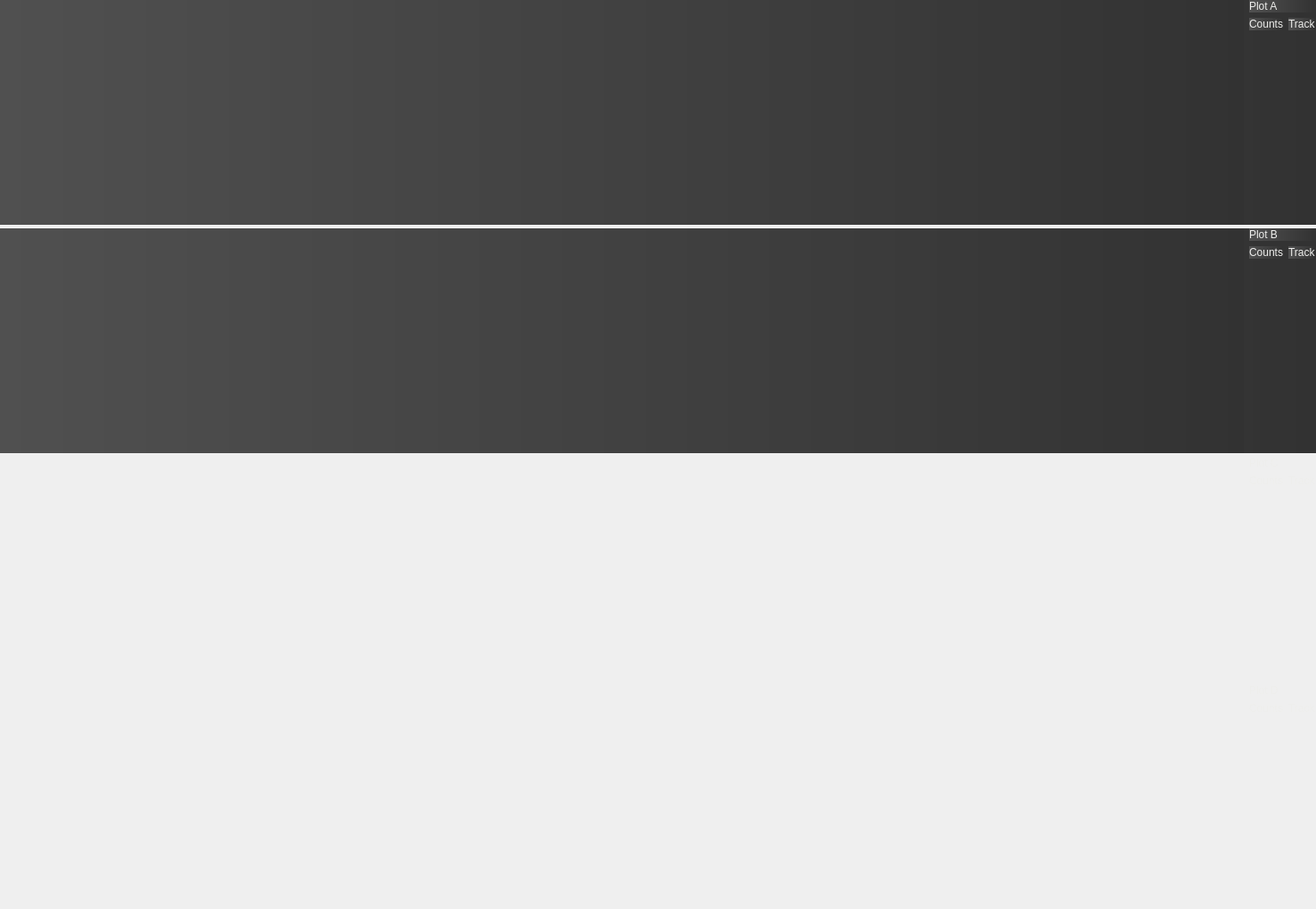
             <widget class="QWidget" name="scrollAreaWidgetContents">
              <property name="geometry">
               <rect>
                <x>0</x>
                <y>0</y>
                <width>1476</width>
                <height>1019</height>
               </rect>
              </property>
              <layout class="QVBoxLayout" name="verticalLayout_18">
               <property name="spacing">
                <number>4</number>
               </property>
               <property name="leftMargin">
                <number>0</number>
               </property>
               <property name="topMargin">
                <number>0</number>
               </property>
               <property name="rightMargin">
                <number>0</number>
               </property>
               <property name="bottomMargin">
                <number>0</number>
               </property>
               <item>
                <widget class="QWidget" name="plotAwid" native="true">
                 <property name="styleSheet">
                  <string notr="true">background-color: qlineargradient(spread:pad, x1:0, y1:0, x2:1, y2:0, stop:0 rgba(80, 80, 80, 255), stop:1 rgba(50, 50, 50, 255));</string>
                 </property>
                 <layout class="QHBoxLayout" name="horizontalLayout_2">
                  <property name="leftMargin">
                   <number>0</number>
                  </property>
                  <property name="topMargin">
                   <number>0</number>
                  </property>
                  <property name="rightMargin">
                   <number>0</number>
                  </property>
                  <property name="bottomMargin">
                   <number>0</number>
                  </property>
                  <item>
                   <widget class="QCustomPlot" name="PlotA" native="true">
                    <property name="sizePolicy">
                     <sizepolicy hsizetype="Expanding" vsizetype="Expanding">
                      <horstretch>0</horstretch>
                      <verstretch>0</verstretch>
                     </sizepolicy>
                    </property>
                    <property name="styleSheet">
                     <string notr="true"/>
                    </property>
                    <layout class="QVBoxLayout" name="verticalLayout_10"/>
                   </widget>
                  </item>
                  <item>
                   <layout class="QVBoxLayout" name="verticalLayout_13">
                    <item>
                     <widget class="QLabel" name="label_6">
                      <property name="styleSheet">
                       <string notr="true">color: rgb(238, 238, 236);</string>
                      </property>
                      <property name="text">
                       <string>Plot A</string>
                      </property>
                     </widget>
                    </item>
                    <item>
                     <layout class="QFormLayout" name="trackFL_A">
                      <item row="0" column="0">
                       <widget class="QLabel" name="label_17">
                        <property name="styleSheet">
                         <string notr="true">color: rgb(238, 238, 236);</string>
                        </property>
                        <property name="text">
                         <string>Counts</string>
                        </property>
                       </widget>
                      </item>
                      <item row="0" column="1">
                       <widget class="QLabel" name="label_20">
                        <property name="styleSheet">
                         <string notr="true">color: rgb(238, 238, 236);</string>
                        </property>
                        <property name="text">
                         <string>Track</string>
                        </property>
                       </widget>
                      </item>
                     </layout>
                    </item>
                    <item>
                     <spacer name="verticalSpacer_9">
                      <property name="orientation">
                       <enum>Qt::Vertical</enum>
                      </property>
                      <property name="sizeHint" stdset="0">
                       <size>
                        <width>20</width>
                        <height>40</height>
                       </size>
                      </property>
                     </spacer>
                    </item>
                   </layout>
                  </item>
                 </layout>
                </widget>
               </item>
               <item>
                <widget class="QWidget" name="plotBwid" native="true">
                 <property name="styleSheet">
                  <string notr="true">background-color: qlineargradient(spread:pad, x1:0, y1:0, x2:1, y2:0, stop:0 rgba(80, 80, 80, 255), stop:1 rgba(50, 50, 50, 255));</string>
                 </property>
                 <layout class="QHBoxLayout" name="horizontalLayout_5">
                  <property name="leftMargin">
                   <number>0</number>
                  </property>
                  <property name="topMargin">
                   <number>0</number>
                  </property>
                  <property name="rightMargin">
                   <number>0</number>
                  </property>
                  <property name="bottomMargin">
                   <number>0</number>
                  </property>
                  <item>
                   <widget class="QCustomPlot" name="PlotB" native="true">
                    <property name="sizePolicy">
                     <sizepolicy hsizetype="Expanding" vsizetype="Expanding">
                      <horstretch>0</horstretch>
                      <verstretch>0</verstretch>
                     </sizepolicy>
                    </property>
                    <layout class="QVBoxLayout" name="verticalLayout_11"/>
                   </widget>
                  </item>
                  <item>
                   <layout class="QVBoxLayout" name="verticalLayout_14">
                    <item>
                     <widget class="QLabel" name="label_12">
                      <property name="styleSheet">
                       <string notr="true">color: rgb(238, 238, 236);</string>
                      </property>
                      <property name="text">
                       <string>Plot B</string>
                      </property>
                     </widget>
                    </item>
                    <item>
                     <layout class="QFormLayout" name="trackFL_B">
                      <item row="0" column="0">
                       <widget class="QLabel" name="label_54">
                        <property name="styleSheet">
                         <string notr="true">color: rgb(238, 238, 236);</string>
                        </property>
                        <property name="text">
                         <string>Counts</string>
                        </property>
                       </widget>
                      </item>
                      <item row="0" column="1">
                       <widget class="QLabel" name="label_55">
                        <property name="styleSheet">
                         <string notr="true">color: rgb(238, 238, 236);</string>
                        </property>
                        <property name="text">
                         <string>Track</string>
                        </property>
                       </widget>
                      </item>
                     </layout>
                    </item>
                    <item>
                     <spacer name="verticalSpacer_8">
                      <property name="orientation">
                       <enum>Qt::Vertical</enum>
                      </property>
                      <property name="sizeHint" stdset="0">
                       <size>
                        <width>20</width>
                        <height>40</height>
                       </size>
                      </property>
                     </spacer>
                    </item>
                   </layout>
                  </item>
                 </layout>
                </widget>
               </item>
               <item>
                <widget class="QWidget" name="plotCwid_2" native="true">
                 <layout class="QHBoxLayout" name="horizontalLayout_28">
                  <property name="leftMargin">
                   <number>0</number>
                  </property>
                  <property name="topMargin">
                   <number>0</number>
                  </property>
                  <property name="rightMargin">
                   <number>0</number>
                  </property>
                  <property name="bottomMargin">
                   <number>0</number>
                  </property>
                  <item>
                   <widget class="QCustomPlot" name="PlotC" native="true">
                    <property name="sizePolicy">
                     <sizepolicy hsizetype="Expanding" vsizetype="Expanding">
                      <horstretch>0</horstretch>
                      <verstretch>0</verstretch>
                     </sizepolicy>
                    </property>
                    <layout class="QVBoxLayout" name="verticalLayout_38"/>
                   </widget>
                  </item>
                  <item>
                   <layout class="QVBoxLayout" name="verticalLayout_37">
                    <item>
                     <widget class="QLabel" name="label_87">
                      <property name="styleSheet">
                       <string notr="true">color: rgb(238, 238, 236);</string>
                      </property>
                      <property name="text">
                       <string>Plot C</string>
                      </property>
                     </widget>
                    </item>
                    <item>
                     <layout class="QFormLayout" name="trackFL_C">
                      <item row="0" column="0">
                       <widget class="QLabel" name="label_85">
                        <property name="styleSheet">
                         <string notr="true">color: rgb(238, 238, 236);</string>
                        </property>
                        <property name="text">
                         <string>Counts</string>
                        </property>
                       </widget>
                      </item>
                      <item row="0" column="1">
                       <widget class="QLabel" name="label_86">
                        <property name="styleSheet">
                         <string notr="true">color: rgb(238, 238, 236);</string>
                        </property>
                        <property name="text">
                         <string>Track</string>
                        </property>
                       </widget>
                      </item>
                     </layout>
                    </item>
                    <item>
                     <spacer name="verticalSpacer_6">
                      <property name="orientation">
                       <enum>Qt::Vertical</enum>
                      </property>
                      <property name="sizeHint" stdset="0">
                       <size>
                        <width>20</width>
                        <height>40</height>
                       </size>
                      </property>
                     </spacer>
                    </item>
                   </layout>
                  </item>
                 </layout>
                </widget>
               </item>
               <item>
                <widget class="QWidget" name="plotDwid" native="true">
                 <layout class="QHBoxLayout" name="horizontalLayout_6">
                  <property name="leftMargin">
                   <number>0</number>
                  </property>
                  <property name="topMargin">
                   <number>0</number>
                  </property>
                  <property name="rightMargin">
                   <number>0</number>
                  </property>
                  <property name="bottomMargin">
                   <number>0</number>
                  </property>
                  <item>
                   <widget class="QCustomPlot" name="PlotD" native="true">
                    <property name="sizePolicy">
                     <sizepolicy hsizetype="Expanding" vsizetype="Expanding">
                      <horstretch>0</horstretch>
                      <verstretch>0</verstretch>
                     </sizepolicy>
                    </property>
                    <layout class="QVBoxLayout" name="verticalLayout_12"/>
                   </widget>
                  </item>
                  <item>
                   <layout class="QVBoxLayout" name="verticalLayout_39">
                    <item>
                     <widget class="QLabel" name="label_160">
                      <property name="styleSheet">
                       <string notr="true">color: rgb(238, 238, 236);</string>
                      </property>
                      <property name="text">
                       <string>Plot D</string>
                      </property>
                     </widget>
                    </item>
                    <item>
                     <layout class="QFormLayout" name="trackFL_D">
                      <item row="0" column="0">
                       <widget class="QLabel" name="label_161">
                        <property name="styleSheet">
                         <string notr="true">color: rgb(238, 238, 236);</string>
                        </property>
                        <property name="text">
                         <string>Counts</string>
                        </property>
                       </widget>
                      </item>
                      <item row="0" column="1">
                       <widget class="QLabel" name="label_162">
                        <property name="styleSheet">
                         <string notr="true">color: rgb(238, 238, 236);</string>
                        </property>
                        <property name="text">
                         <string>Track</string>
                        </property>
                       </widget>
                      </item>
                     </layout>
                    </item>
                    <item>
                     <spacer name="verticalSpacer_7">
                      <property name="orientation">
                       <enum>Qt::Vertical</enum>
                      </property>
                      <property name="sizeHint" stdset="0">
                       <size>
                        <width>20</width>
                        <height>40</height>
                       </size>
                      </property>
                     </spacer>
                    </item>
                   </layout>
                  </item>
                 </layout>
                </widget>
               </item>
              </layout>
             </widget>
